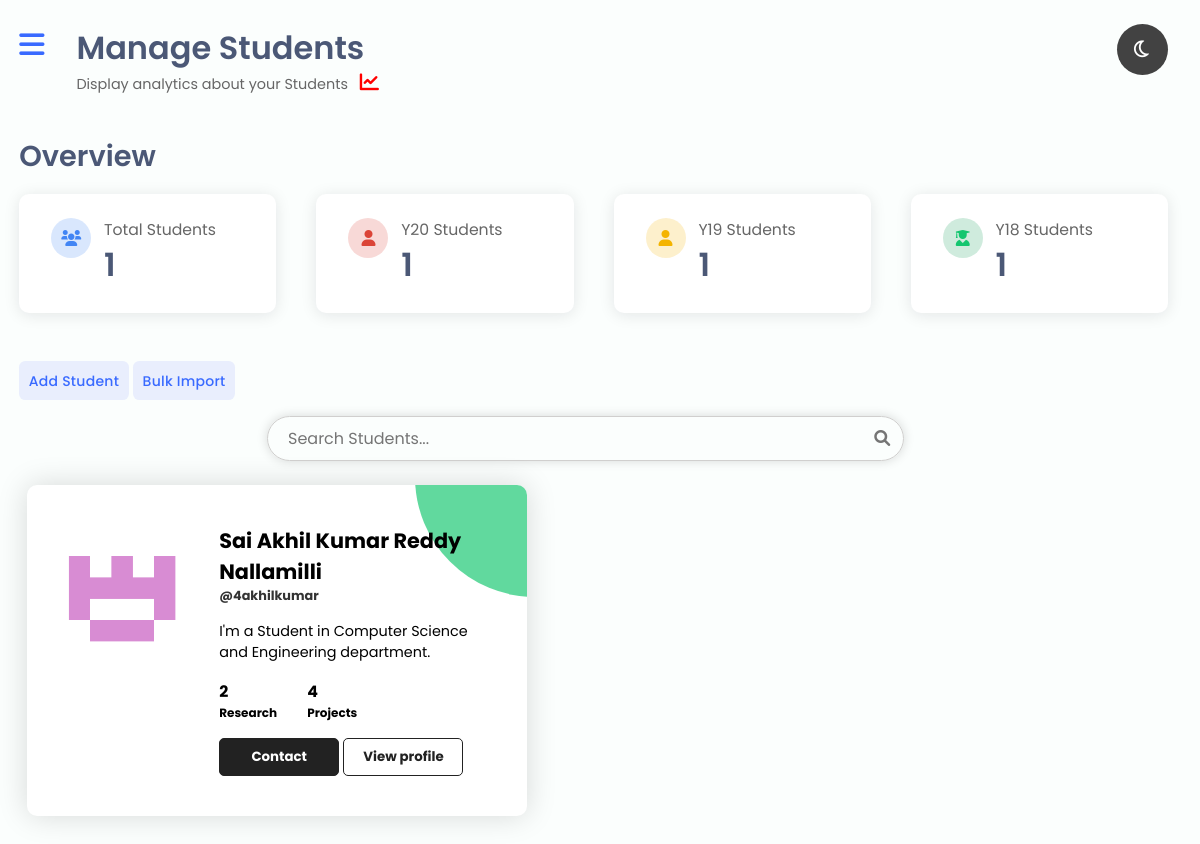
The page /student/manage_students/ (signed in) on the database its author committed.
### akira_apps/student/models.py (models this page shows, shortened)
class Students(models.Model):
    BRANCH_CHOICES = [
        ("","Branch Name"),
        ("Computer Science and Engineering","Computer Science and Engineering"),
        ("Aerospace/aeronautical Engineering","Aerospace/aeronautical Engineering"),
        ("Chemical Engineering","Chemical Engineering"),
        ("Civil Engineering","Civil Engineering"),
        ("Electronics and Communications Engineering","Electronics and Communications Engineering"),
        ("Electrical and Electronics Engineering","Electrical and Electronics Engineering"),
        ("Petroleum Engineering","Petroleum Engineering"),
        ("Bio Technology","Bio Technology"),
        ("Mechanical Engineering","Mechanical Engineering"),
    ]
    id = models.UUIDField(primary_key = True, unique = True, default = uuid.uuid4, editable = False)
    user = models.OneToOneField(User, unique=True, on_delete = models.CASCADE)
    gender = models.CharField(max_length=14, choices = GENDER_CHOICES, default=1)
    date_of_birth = models.DateField(default='1975-01-01')
    door_no = models.CharField(max_length=100, default="A-BCD, On Earth")
    zip_code = models.CharField(max_length=8, default="123456")
    city_name = models.CharField(max_length=50, default="Vijayawada")
    state_name = models.CharField(max_length=50, default="Andhra Pradesh")
    country_name = models.CharField(max_length=50, default="India")
    profile_pic = models.ImageField(null=True, blank=True, upload_to='staffs/')
    current_medical_issue = models.TextField(max_length=50)
    blood_group = models.CharField(max_length=18, choices = BLOOD_GROUP_CHOICES, default=1)
    branch = models.CharField(max_length = 50, choices = BRANCH_CHOICES, default=1)
    created_at = models.DateTimeField(auto_now_add=True)
    class Meta:
        ordering = ["created_at"]

### akira_apps/student/views.py (the view)
# urls.py: path('manage_students/', views.manage_students, name = 'manage_students'),
@login_required
def manage_students(request):
    students = Students.objects.all()
    context = {
        "students":students,
    }
    return render(request, 'student/manage_students/manage_students.html', context)

### akira_apps/staff/templatetags/user_group.py (called while the page is built)
@register.filter
def user_group(value):
    user = User.objects.get(username=value)
    groupList = ', '.join(map(str, user.groups.all()))
    return groupList

### akira_apps/student/templates/student/manage_students/manage_students.html (shortened to what this page needs)
{% extends 'side_panel-navbar_dashboard.html' %}
{% load static %}
{% load user_group %}
{% block content %}
{% block analytics-text %}
<h1>Manage Students</h1>
<p>Display analytics about your Students <span class="fas fa-chart-line"></span> </p>
{% endblock %}
{% block analytic-overview %}
<section>
  <h3 class="section-head">Overview</h3>
</section>
<div class="analytics">
  <div class="analytic">
      <div class="analytic-icon">
          <span class="fa-solid fa-users"></span>
      </div>
      <div class="analytic-info">
          <h4>Total Students</h4>
          <h1>{{ students|length }}</h1>
      </div>
  </div>
  <div class="analytic">
    <div class="analytic-icon">
        <span class="fa-solid fa-user"></span>
    </div>
    <div class="analytic-info">
        <h4>Y20 Students</h4>
        <h1>{{ students|length }}</h1>
    </div>
  </div>
  <div class="analytic">
      <div class="analytic-icon">
          <span class="fa-solid fa-user"></span>
      </div>
      <div class="analytic-info">
          <h4>Y19 Students</h4>
          <h1>{{ students|length }}</h1>
      </div>
  </div>
  <div class="analytic">
    <div class="analytic-icon">
        <span class="fas fa-user-graduate"></span>
    </div>
    <div class="analytic-info">
        <h4>Y18 Students</h4>
        <h1>{{ students|length }}</h1>
    </div>
  </div>
</div>
{% endblock %}
{% block manage-students %}
<button onClick='window.location="#"' class="add-faculty">Add Student</button>
<button id="showFormBulkImport" class="add-faculty">Bulk Import</button>
{% if students %}
<div class="search-box-container">
  <form method="post" action="{% url 'search_student' %}" class="form-elements">
    <input type="text" name="search-student" id="search-bar" placeholder="Search Students..." autocomplete="off" required>
    <button type="submit" class="search-icon"><i class="fa-solid fa-magnifying-glass"></i></button>
  </form>
</div>
<div class="list-all-faculty">
  {% for student in students %}
  <div class="staff-profile-card"
  style="--card-top-color: #14c66fab;"
  >
    <div class="staff-profile-img">
      <img
        {% if not student.profile_pic %}
        src="{% get_static_prefix %}Default User Profile Photo/{{student.user.first_name|capfirst|first}}.png"
        {% else %}
        src="{{ student.profile_pic.url }}"
        {% endif %}
        alt="Student Profile Pic">
    </div>
    <div class="staff-profile-infos">
      <div class="staff-profile-name">
        <h2>{{ student.name_prefix }} {{ student.user.first_name|title }} {{ student.user.last_name|title }}</h2>
        <h4>@{{ student.user.username }}</h4>
      </div>
      <p class="staff-profile-text">
        I'm a {{ student.user|user_group }} in {{ student.branch }} department.
      </p>
      <ul class="staff-profile-stats">
        <li>
          <h3>2</h3>
          <h4>Research</h4>
        </li>
        <li>
          <h3>4</h3>
          <h4>Projects</h4>
        </li>
      </ul>
      <div class="staff-profile-links">
        <button class="staff-profile-follow">Contact</button>
        <button class="staff-profile-view" onclick="document.location='{% url 'view_student' student.user.username %}'">View profile</button>
      </div>
    </div>
  </div>
  {% endfor %}
</div>
{% else %}
<h1 style="text-align: center; margin-top: 5rem; color: var(--large-text-color);">Data Not Available</h1>
{% endif %}
{% endblock %}
{% endblock %}

### rows shown on the page
Students: user.first_name "Sai Akhil Kumar Reddy", user.last_name "Nallamilli", user.username "4akhilkumar", user|user_group "Student", branch "Computer Science and Engineering"

### other values the page prints
{{ students|length }} "1"
